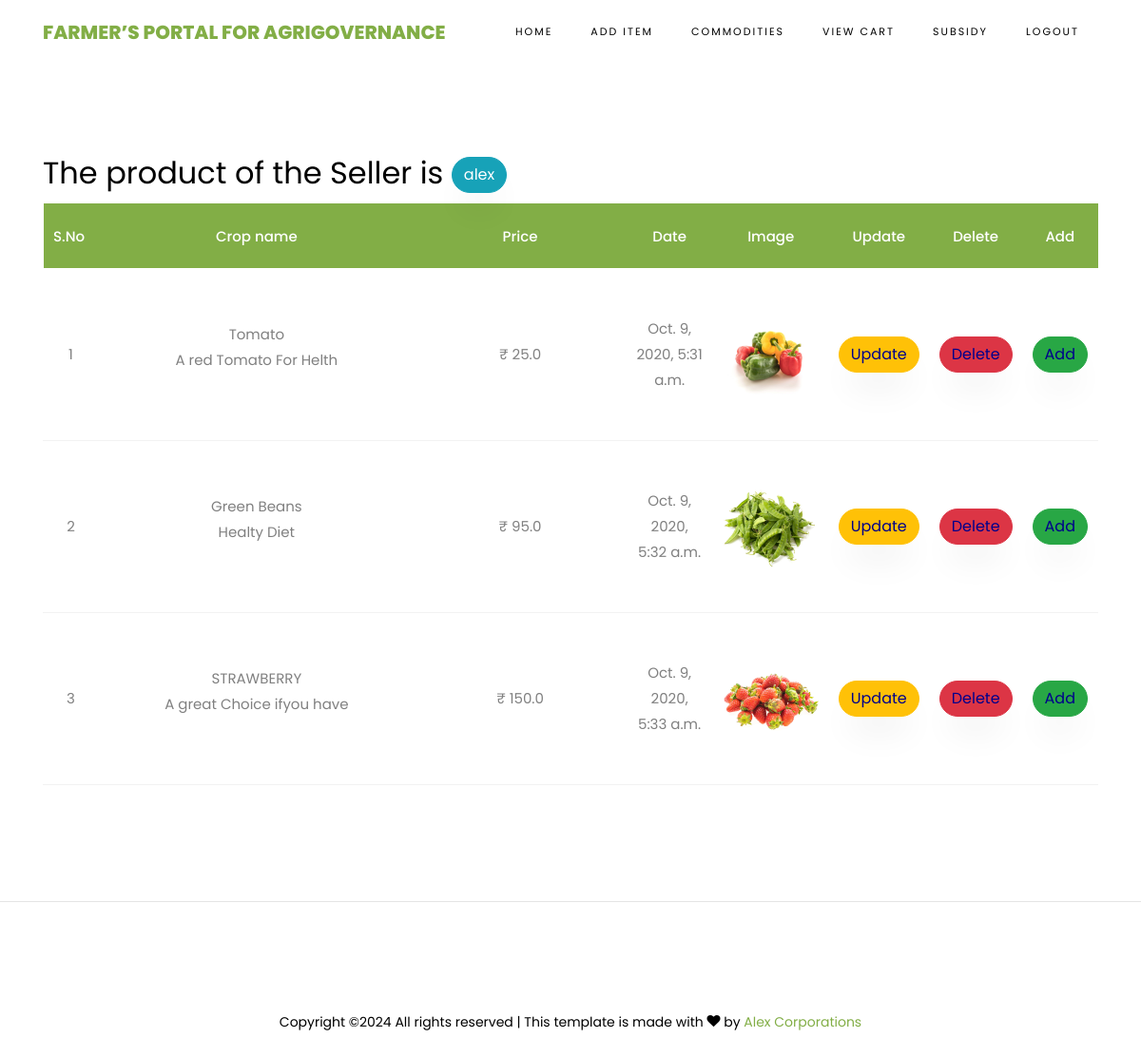
Page /SellersCommodities/ (signed in) on the committed database.
### sellers/models.py (models this page shows, shortened)
class FarmersCropsModels(models.Model):
    sellername = models.CharField(max_length=100)
    selleremail = models.CharField(max_length=100)
    cropname = models.CharField(max_length=100)
    price = models.FloatField()
    description = models.CharField(max_length=100000)
    file = models.FileField(upload_to='files/')
    cdate = models.DateTimeField(auto_now_add=True)
    class Meta:
        db_table = "FarmersCrops"

### sellers/views.py (the view)
# urls.py: path("SellersCommodities/", seller.SellersCommodities, name="SellersCommodities"),
def SellersCommodities(request):
    loginid = request.session['loginid']
    data = FarmersCropsModels.objects.filter(sellername=loginid)
    return render(request, 'sellers/SellersCommoditiesData.html',{'data':data})

### assets/templates/sellers/SellersCommoditiesData.html
{%extends 'sellers/sellerbase.html'%}
{%load static%}
{%block contents%}
<section class="ftco-section ftco-cart">
			<div class="container">
				<div class="row">
    			<div class="col-md-12 ftco-animate">
                    <h2>The product of the Seller is <span class="btn btn-info"> {{request.session.loginid}}</span></h2>
    				<div class="cart-list">
	    				<table class="table">
						    <thead class="thead-primary">
						      <tr class="text-center">
						        <th>S.No&nbsp;</th>
						        <th>Crop name</th>
						        <th>Price</th>
						        <th>Date</th>
						        <th>Image</th>
                                <th>Update</th>
                                <th>Delete</th>
                                <th>Add</th>
						      </tr>
						    </thead>
						    <tbody>
                             {% for i in data %}
                          <tr class="text-center">
                        <td>{{forloop.counter}}</td>
                        <td class="product-name">{{i.cropname}} <p>{{i.description}}</p></td>
                        <td class="quantity">&#x20B9; {{i.price}}</td>
                        <td>{{i.cdate}}</td>
                        <td class="image-prod"><div class="img" style="background-image:url({{i.file}});"></div></td>
                        <td><a class="btn btn-warning" href="/SellerUpdateProducts/?cropid={{ i.id }}" style="color:DARKBLUE">Update</a></td>
                        <td><a class="btn btn-danger" href="/SellerDeleteProducts/?cropid={{ i.id }}" style="color:DARKBLUE">Delete</a></td>
                        <td><a class="btn btn-success" href="/SellerAddItemsForm" style="color:DARKBLUE">Add</a></td>
                    </tr>
                    {% endfor %}
						    </tbody>
						  </table>
					  </div>
    			</div>
    		</div>
			</div>
		</section>
{%endblock%}

### rows in the picture
FarmersCropsModels: cropname "Tomato", description "A red Tomato For Helth", price "25.0", cdate "Oct. 9, 2020, 5:31 a.m.", file (picture)
FarmersCropsModels: cropname "Green Beans", description "Healty Diet", price "95.0", cdate "Oct. 9, 2020, 5:32 a.m.", file (picture)
FarmersCropsModels: cropname "STRAWBERRY", description "A great Choice ifyou have", price "150.0", cdate "Oct. 9, 2020, 5:33 a.m.", file (picture)

### other values in the picture
{{ request.session.loginid }} "alex"
